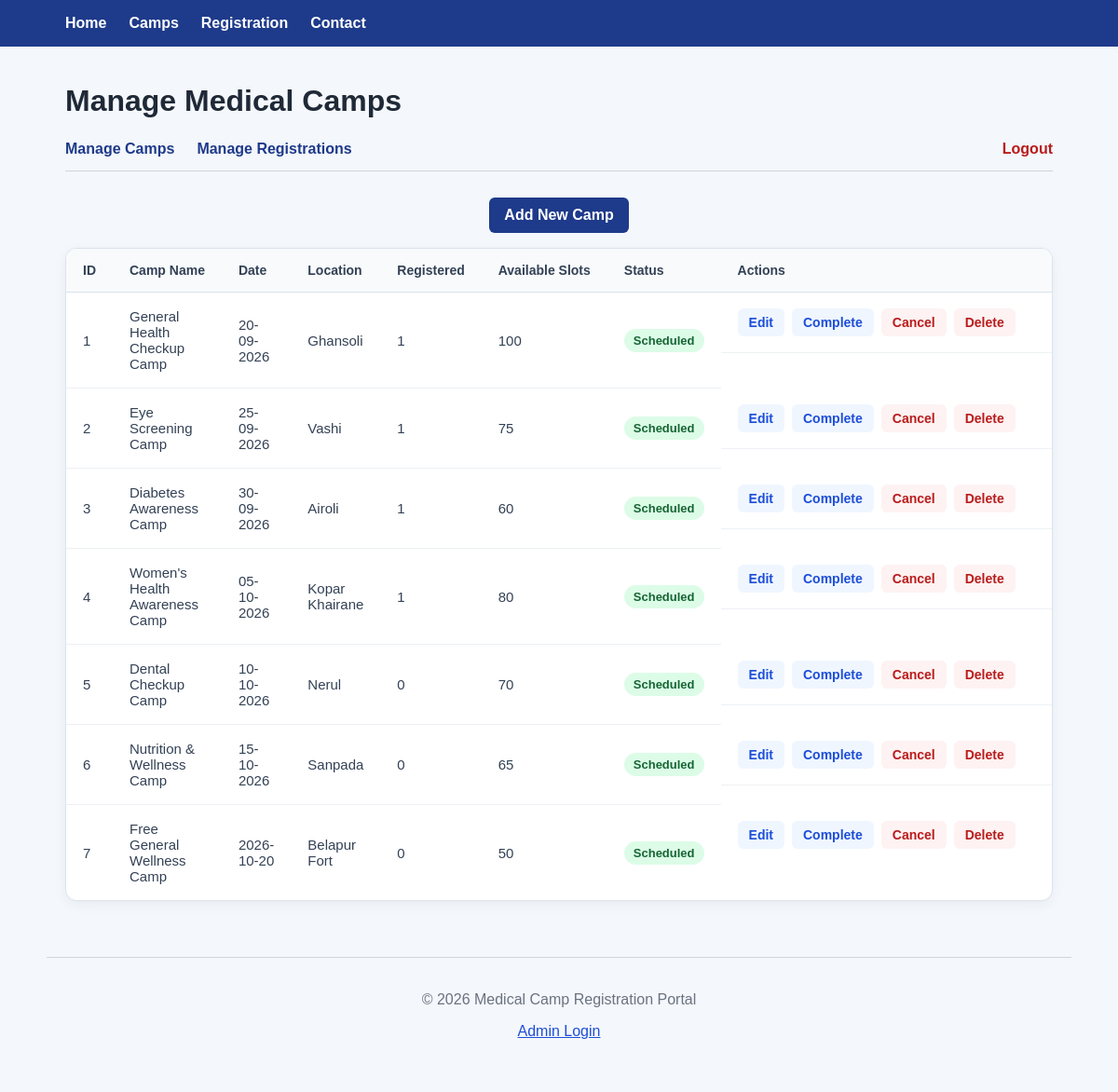
/admin/camps (signed in), run on an earlier commit of the app's database.
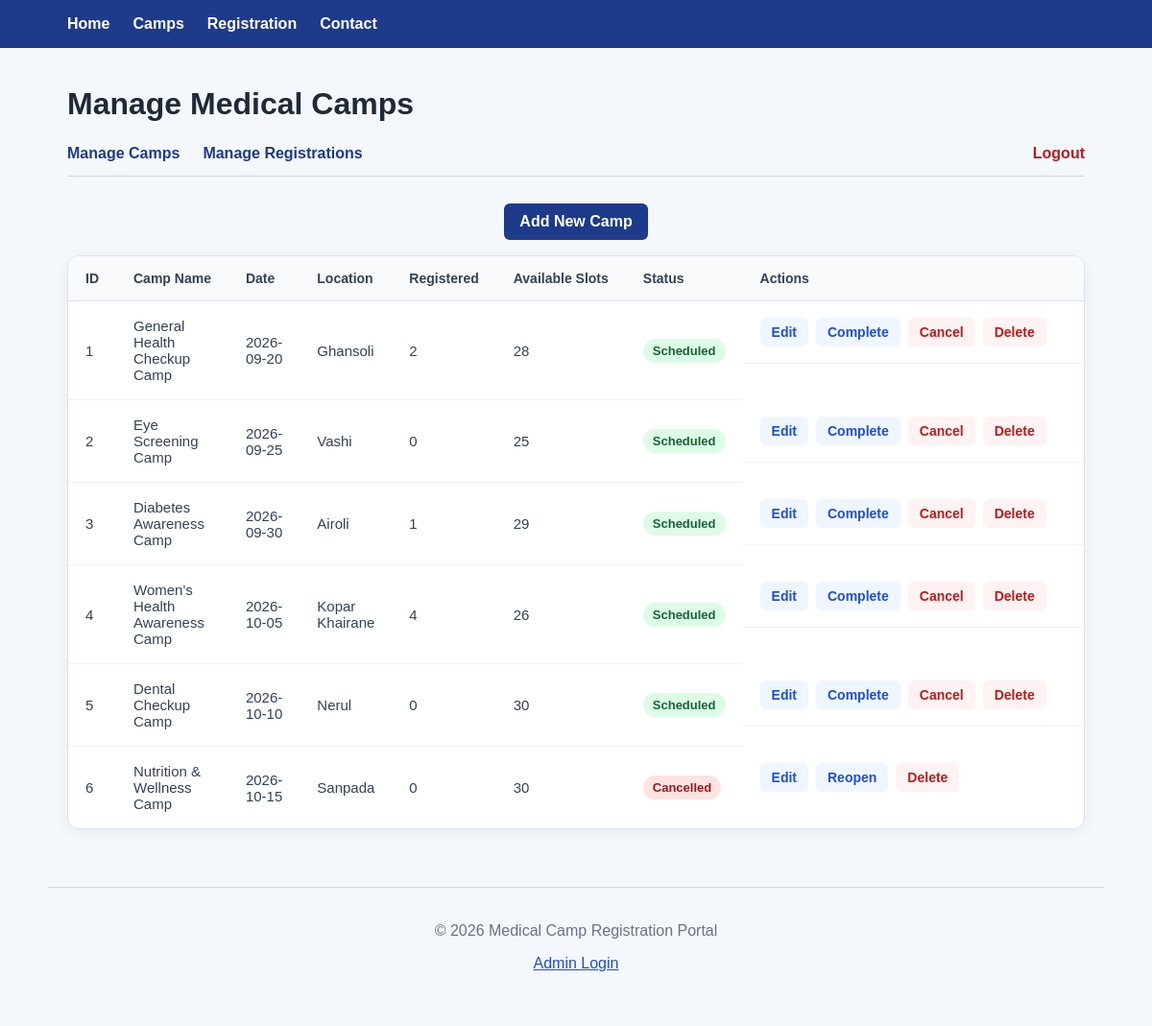
And on a later commit of the database.
### app/models/camp.py (models this page shows)
class Camp(Base):
    __tablename__ = "camps"
    id = Column(Integer, primary_key=True, index=True)
    name = Column(String(150), nullable=False)
    date = Column(String(20), nullable=False)
    location = Column(String(200), nullable=False)
    description = Column(Text, nullable=True)
    available_slots = Column(Integer, nullable=False)
    status = Column(
        String(20),
        nullable=False,
        default="scheduled"
    )
    registrations = relationship(
        "Registration",
        back_populates="camp"
    )

### app/main.py (the view)
@app.get("/admin/camps")
def admin_camps(
    request: Request,
    db: Session = Depends(get_db),
    admin: AdminUser = Depends(require_admin)
):
    camps = (
        db.query(Camp)
        .order_by(Camp.id)
        .all()
    )
    success = request.session.pop("admin_success", None)
    error = request.session.pop("admin_error", None)
    return templates.TemplateResponse(
        request=request,
        name="admin_camps.html",
        context={
            "camps": camps,
            "success": success,
            "error": error
        }
    )

### app/templates/admin_camps.html (shortened to what this page needs)
{% extends "base.html" %}
{% block content %}
<h1>Manage Medical Camps</h1>
<nav class="admin-nav" aria-label="Admin navigation">
    <a href="/admin/camps">Manage Camps</a>
    <a href="/admin/registrations">Manage Registrations</a>
    <a href="/admin/logout">Logout</a>
</nav>
<p>
    <a class="button" href="/admin/camps/new">
        Add New Camp
    </a>
</p>
{% if camps %}
<div class="table-container">
    <table class="registrations-table camp-management-table">
        <thead>
            <tr>
                <th>ID</th>
                <th>Camp Name</th>
                <th>Date</th>
                <th>Location</th>
                <th>Registered</th>
                <th>Available Slots</th>
                <th>Status</th>
                <th>Actions</th>
            </tr>
        </thead>
        <tbody>
            {% for camp in camps %}
            <tr>
                <td>{{ camp.id }}</td>
                <td>{{ camp.name }}</td>
                <td>{{ camp.date }}</td>
                <td>{{ camp.location }}</td>
                <td>{{ camp.registrations|length }}</td>
                <td>{{ camp.available_slots }}</td>
                <td>
                    <span class="status-badge status-{{ camp.status }}">
                        {{ camp.status|capitalize }}
                    </span>
                </td>
                <td class="action-buttons">
                    <a
                        class="edit-button"
                        href="/admin/camps/{{ camp.id }}/edit"
                    >
                        Edit
                    </a>
                    {% if camp.status == "scheduled" %}
                        <form
                            method="post"
                            action="/admin/camps/{{ camp.id }}/status"
                        >
                            <button
                                type="submit"
                                class="edit-button"
                            >
                                Complete
                            </button>
                        </form>
                        <form
                            method="post"
                            action="/admin/camps/{{ camp.id }}/status"
                        >
                            <button
                                type="submit"
                                class="delete-button"
                                onclick="return confirm('Cancel this medical camp?');"
                            >
                                Cancel
                            </button>
                        </form>
                    {% elif camp.status == "cancelled" %}
                        <form
                            method="post"
                            action="/admin/camps/{{ camp.id }}/status"
                        >
                            <button
                                type="submit"
                                class="edit-button"
                            >
                                Reopen
                            </button>
                        </form>
                    {% elif camp.status == "completed" %}
                        <span>Completed</span>
                    {% endif %}
                    <form
                        method="post"
                        action="/admin/camps/{{ camp.id }}/delete"
                    >
                        <button
                            type="submit"
                            class="delete-button"
                            onclick="return confirm('Delete this medical camp? This cannot be undone.');"
                        >
                            Delete
                        </button>
                    </form>
                </td>
            </tr>
            {% endfor %}
        </tbody>
    </table>
</div>
{% else %}
<p>No medical camps are currently available.</p>
{% endif %}
{% endblock %}

What changed in the data, as far as the page shows it:
removed Camp: id "7", name "Free General Wellness Camp", date "2026-10-20", location "Belapur Fort", registrations|length "0", available_slots "50", status "Scheduled"
changed Camp "General Health Checkup Camp": date "20-09-2026" → "2026-09-20"; registrations|length "1" → "2"; available_slots "100" → "28"
changed Camp "Eye Screening Camp": date "25-09-2026" → "2026-09-25"; registrations|length "1" → "0"; available_slots "75" → "25"
changed Camp "Diabetes Awareness Camp": date "30-09-2026" → "2026-09-30"; available_slots "60" → "29"
changed Camp "Women's Health Awareness Camp": date "05-10-2026" → "2026-10-05"; registrations|length "1" → "4"; available_slots "80" → "26"
changed Camp "Dental Checkup Camp": date "10-10-2026" → "2026-10-10"; available_slots "70" → "30"
changed Camp "Nutrition & Wellness Camp": date "15-10-2026" → "2026-10-15"; available_slots "65" → "30"; status "Scheduled" → "Cancelled"; status "Complete Cancel" → "Reopen"
